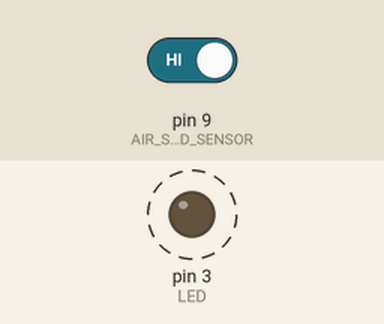
A sketch run on a simulated Arduino Uno, built with avr-gcc and run on an emulated ATmega328P. Shown: output pins drawn as LEDs (lit = HIGH). Dashed ring = blinking. The test bench sets the inputs (shaded band); at power-on: pin 9 (AIR_SPEED_SENSOR) HIGH. What the sketch prints to the serial monitor is not drawn.

Above: at 0.5 s.
Timing chart, 0 to 3.0 s (numbered marks = the images above):
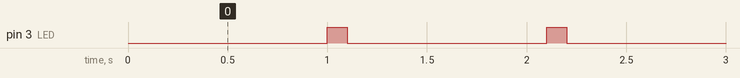

Measured:
- by itself, pin 3 (LED): alternates HIGH for 0.10 s and LOW for 1.0 s

The sketch:

AirSpeedSensor.ino
```cpp
#define AIR_SPEED_SENSOR 9
#define LED 3

int AirSpeed = 0;
unsigned long temp = 0;

void setup() {
  pinMode(AIR_SPEED_SENSOR, INPUT);
  pinMode(LED, OUTPUT);
  Serial.begin(115200);
}

void loop() {
  temp = pulseIn(AIR_SPEED_SENSOR, HIGH);
  Serial.println(temp);
  digitalWrite(LED, HIGH);
  delay(100);
  digitalWrite(LED, LOW);
}
```
